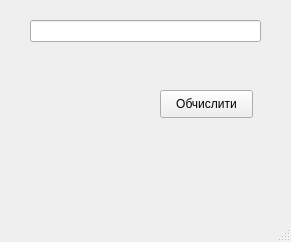
<?xml version="1.0" encoding="UTF-8"?>
<ui version="4.0">
 <class>MainWindow</class>
 <widget class="QMainWindow" name="MainWindow">
  <property name="geometry">
   <rect>
    <x>0</x>
    <y>0</y>
    <width>291</width>
    <height>242</height>
   </rect>
  </property>
  <property name="windowTitle">
   <string>MainWindow</string>
  </property>
  <widget class="QWidget" name="centralwidget">
   <widget class="QLineEdit" name="result">
    <property name="geometry">
     <rect>
      <x>30</x>
      <y>20</y>
      <width>231</width>
      <height>22</height>
     </rect>
    </property>
   </widget>
   <widget class="QPushButton" name="pushButton">
    <property name="geometry">
     <rect>
      <x>160</x>
      <y>90</y>
      <width>93</width>
      <height>28</height>
     </rect>
    </property>
    <property name="text">
     <string>Обчислити</string>
    </property>
   </widget>
  </widget>
  <widget class="QMenuBar" name="menubar">
   <property name="geometry">
    <rect>
     <x>0</x>
     <y>0</y>
     <width>291</width>
     <height>26</height>
    </rect>
   </property>
  </widget>
  <widget class="QStatusBar" name="statusbar"/>
 </widget>
 <resources/>
 <connections/>
</ui>
